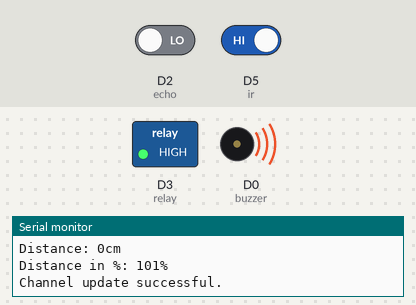
A sketch run on a simulated ESP8266 (NodeMCU). Parts: switched loads named in the sketch (green lamp = pin HIGH), buzzer (waves = sounding, pin HIGH), the last lines printed to the serial monitor. The test bench sets the inputs (shaded band); at power-on: D5 (ir) HIGH, D2 (echo) LOW. WiFi joins after 1.5 s; servers stay silent unless stated; pins used as bus, display or sensor lines are not drawn.

Above: at 6.2 s.
6.3 s: D5 (ir) driven LOW
At 12.5 s:
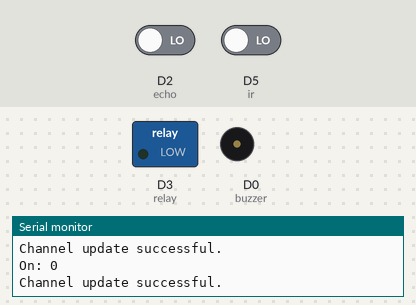
13.6 s: D5 (ir) driven HIGH
At 15.0 s:
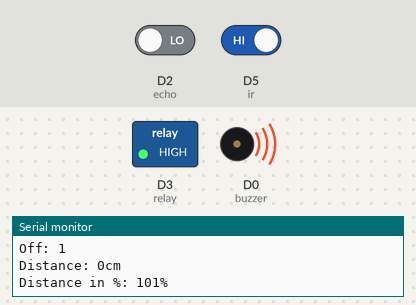
Timing chart, 0 to 16.6 s (numbered marks = the images above; inputs shaded):
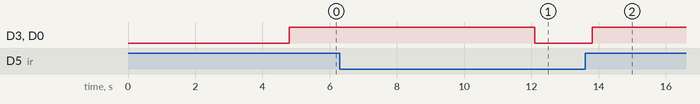

The sketch:

Hand_Sanitizer.ino
```cpp
#define BLYNK_PRINT Serial
#include <ESP8266WiFi.h>
#include <BlynkSimpleEsp8266.h>
#include "ThingSpeak.h"
#include <ESP8266WiFi.h>
#include <BlynkSimpleEsp8266.h>

BlynkTimer timer;
WidgetLED led(V0);

char auth[] = "48-phmE74JWzjDtPMzF5FUNU6DjKH7FF";
char ssid[] = "God Is Always Near";
char pass[] = "None1234";
WiFiClient  client;
unsigned long myChannelNumber = 1132486;
const char * myWriteAPIKey = "W9JJUTO4FHQ19QC1";

int buzzer = D0, relay = D3, trig = D1, echo = D2, ir = D5;
int irval = 1, dist, distance = 0, count = 0, duration;

void sanitizer_on(){
  irval = digitalRead(ir);
  Serial.println("On: "+String(irval));
  if(irval == 0){
    digitalWrite(relay, LOW);
    digitalWrite(buzzer, LOW);
    count = count + 1;
    led.on();
  }
  else{
    digitalWrite(relay, HIGH);
    digitalWrite(buzzer, HIGH);
    led.off();
  }
  Blynk.virtualWrite(V1, count);
}

void sanitizer_off(){
  irval = digitalRead(ir);
  Serial.println("Off: "+String(irval));
  if(irval == 1){
    digitalWrite(relay, HIGH);
    digitalWrite(buzzer, HIGH);
    led.off();
  }
  irval = 1;
  digitalWrite(trig, LOW);
  delayMicroseconds(5);
  digitalWrite(trig, HIGH);
  delayMicroseconds(10);
  duration = pulseIn(echo, HIGH);
  dist = duration * 0.034/2;
  Serial.println("Distance: "+String(dist)+"cm");
  distance = map(dist, 2, 250, 100, 0);
  Serial.println("Distance in %: "+String(distance)+"%");
  Blynk.virtualWrite(V2, distance);
  if(distance < 20){
    Blynk.notify("There is no Sanitizer left");
  }
}

void thingspeak(){
  ThingSpeak.setField(1, irval);
  ThingSpeak.setField(2,distance);

  int x = ThingSpeak.writeFields(myChannelNumber, myWriteAPIKey);
  if(x == 200){
    Serial.println("Channel update successful.");
  }
  else{
    Serial.println("Problem updating channel. HTTP error code " + String(x));
  }
}

void setup()
{
  Serial.begin(9600);
  Blynk.begin(auth, ssid, pass);
  pinMode(buzzer, OUTPUT);
  pinMode(relay, OUTPUT);
  pinMode(trig, OUTPUT);
  pinMode(echo, INPUT);
  pinMode(ir, INPUT);
  WiFi.mode(WIFI_STA);
  ThingSpeak.begin(client);
  timer.setInterval(3000, sanitizer_off);
  timer.setInterval(10000, sanitizer_on);
  timer.setInterval(1000, thingspeak);
}

void loop()
{
  Blynk.run();
  timer.run();
}
```

Measured:
- after the input at 6.3 s, D3 (relay), D0 (buzzer): HIGH → LOW after 5.8 s
- after the input at 13.6 s, D3 (relay), D0 (buzzer): LOW → HIGH after 0.20 s
